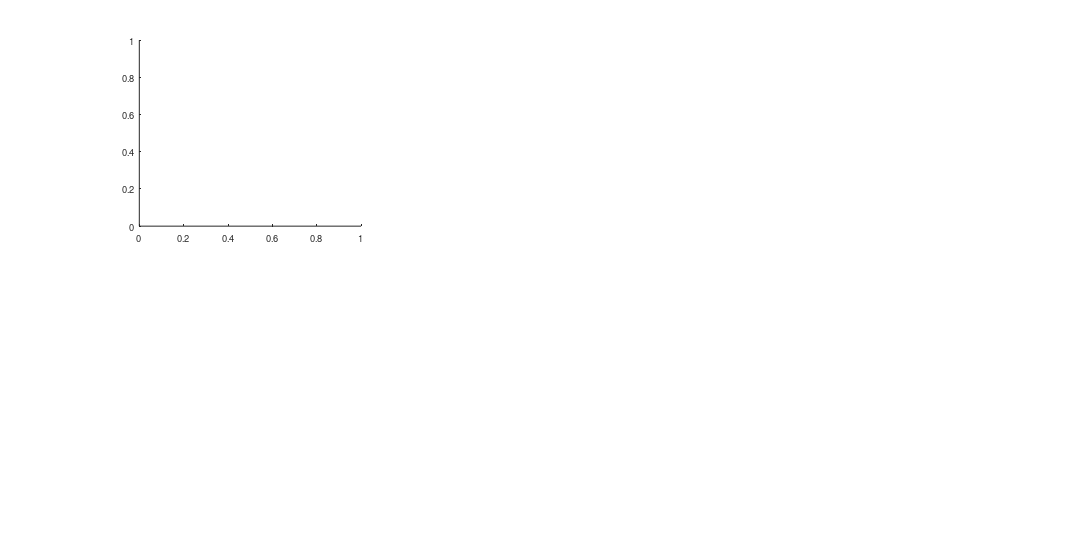

Reproduce this figure in MATLAB. (Note: this script raises an error after producing the figure.)

%% =====================================================================
%---------------SECTION VII: Static Charts-------------------------------
%=======================================================================

% range adjust

plot231xlim1=-1;
plot231xlim2=1;

plot234xlim1=-0.25;
plot234xlim2=0.25;

plot232xlim1=-0.15;
plot232xlim2=0.15;

plot235xlim1=-0.08;
plot235xlim2=0.08;
plot235ylim1=-0.08;
plot235ylim2=0.08;

plot233ylim1=-0.2;
plot233ylim2=0.6;

plot236ylim1=-0.2;
plot236ylim2=0.3;

close all;                                                                                          % Close previous figure windows

StaticFigure=figure('name','Static Equal Volatility','PaperOrientation','landscape','PaperType','uslegal','PaperPositionMode','Auto','Color',[1 1 1]);                                                           % Create figure window

hold on;
set(gcf, 'Position', [-100 20 1600 800]);                                                      % Set figure window size

% ___________________________________________________________________________
% 1 Exposures
% %%%%%%%%%%

subplot(2,3,1);



    Bar2=barh(diag([0;SameVolCoefficients{FirstOrSecond}(2:end);0]),'stacked');

    set(gca,'yticklabel',[' ',SelectedFactorNames{FirstOrSecond},' ']);
    set(Bar2,'facecolor','b')
    set(Bar2(1),'facecolor','r')
    set(Bar2(end),'facecolor','k')
    title({'Static Factor Exposures';[datestr(Dates(Periods{FirstOrSecond}(1)),'mmm yy'),' to ',datestr(Dates(Periods{FirstOrSecond}(end)),'mmm yy')]})
    xlabel('Factor Loading')
% range adjust
xlim([plot231xlim1,plot231xlim2]);

% ___________________________________________________________________________

% 2 Contribution to returns
% ########################

    subplot(2,3,4);
    
   

    Bar2=barh(diag([ArithSameVolFactorContributionsWithActualAlpha{FirstOrSecond},mean(TargetFund(Periods{FirstOrSecond}))*12]),'stacked');    % Plot arithmetic factor contribution to returns

    set(gca,'yticklabel',['Alpha',SelectedFactorNames{FirstOrSecond},'Total']);                                        % Format chart
    set(Bar2,'facecolor','b')
    set(Bar2(1),'facecolor','r')
    set(Bar2(end),'facecolor','k')
    title({'Arithmetic Factor Contribution to Returns'; [datestr(Dates(Periods{FirstOrSecond}(1)),'mmm yy'),' to ',datestr(Dates(Periods{FirstOrSecond}(end)),'mmm yy')]})
    xlabel('Factor Monthly Return * Factor Loading * 12')
% range adjust
xlim([plot234xlim1,plot234xlim2]);

% ___________________________________________________________________________
% 3 R2 vs alpha
% ########################
subplot(2,3,2);
hold on;
scatter(VolAdjAlphaDist{1}*12,R2Dist{1},'.b');
scatter(ArithSameVolFactorContributionsWithActualAlpha{1}(1),FirstCorr(2,1).^2,'ob');
title('Distribution of Alpha and R-Squared')
xlabel('Alpha')
ylabel('R-squared')
Legend4=legend('Trials','Best Fit');
set(Legend4,'Location','west')
set(Legend4,'color','none');


ylim([0,1])
xlim([plot232xlim1,plot232xlim2]);
plot([0,0], [0,1],'-r')                               % Plot zero-alpha line

text(plot232xlim1,0,'Low Correlation','VerticalAlignment','Bottom');
text(plot232xlim1,0.95,'High Correlation','VerticalAlignment','Top');
text(plot232xlim1,0.05,'Negative Alpha','VerticalAlignment','Bottom');
text(plot232xlim1,1,'Negative Alpha','VerticalAlignment','Top');

text(plot232xlim2,0,'Low Correlation', 'VerticalAlignment','Bottom','HorizontalAlignment','Right');
text(plot232xlim2,0.95,'High Correlation','VerticalAlignment','Top','HorizontalAlignment','Right');
text(plot232xlim2,0.05,'Positive Alpha', 'VerticalAlignment','Bottom','HorizontalAlignment','Right');
text(plot232xlim2,1,'Positive Alpha','VerticalAlignment','Top','HorizontalAlignment','Right');

% ___________________________________________________________________________
% 4 Scattered chart TargetFund vs FactorPortfolio, and 'Zero-Alpha
% Line'#########################################################
subplot(2,3,5);
hold on;


% Plot "break-even" line
plot([plot235xlim1,plot235xlim1+min((plot235xlim2-plot235xlim1),(plot235ylim2-plot235ylim1))],[plot235ylim1,plot235ylim1+min((plot235xlim2-plot235xlim1),(plot235ylim2-plot235ylim1))],'-r');
plot(SameVolFactorPortfolio(Periods{1}), TargetFund(Periods{1}),'.b')                                                        % Plot scattered monthly return chart

text(plot235xlim1,plot235xlim2*0.9,['Correlation: ',num2str(FullCorr(1,2),'%.4f')],...                              % Dsiplay R-square
     'VerticalAlignment','top','FontWeight','bold');
 
title('Monthly Returns Comparison')                 % Format chart
xlabel('Factor Replicator Monthly Returns')
ylabel([cell2mat(FundNames(TargetFundID)),' Monthly Returns'])
set(gca,'XLim',[plot235xlim1,plot235xlim2],'YLim',[plot235ylim1,plot235ylim2]);

Ledgend1=legend('Break-Even Line','Monthly Returns');
set(Ledgend1,'Location','SouthEast')
set(Ledgend1,'color','none');

% ___________________________________________________________________________
% 5 Cumulative return
% #################
subplot(2,3,3);
hold on;



plot(Dates,CumTargetFund,'-b');                                                                     % Plot cumulative returns
plot(Dates(Periods{1}),CumSameVolFactorPortfolio(Periods{1}),'-r');

CumRatioAtNinSample=(1+CumTargetFund(NFirstHalf))/(1+CumSameVolFactorPortfolio(NFirstHalf));
plot(Dates(Periods{2}),(1+CumSameVolFactorPortfolio(Periods{2}))*CumRatioAtNinSample-1,'-r');

plot([Dates(NFirstHalf),Dates(NFirstHalf)], [-10,10],'-k')                               % Plot NinSample Line

text(Dates(1),min([CumTargetFund;CumSameVolFactorPortfolio])-0.1,' ',...                     
     'VerticalAlignment','bottom');
text(Dates(NFirstHalf),min([CumTargetFund;CumSameVolFactorPortfolio])-0.1,' ',...     
     'VerticalAlignment','bottom');

datetick('x','yy');                                                                                 % Format chart
title('Cumulative Returns');
xlabel('Time (Year)')
ylabel('Cumulative Returns')
set(gca,'XLim',[min(Dates),max(Dates)+100]);
Ledgend2=legend([cell2mat(FundNames(TargetFundID)),' (Vol: ',...
    num2str(sqrt(12)*std(TargetFund),2),')'],...
    ['Static Factor Replicator',' (Vol: ',...
    num2str(sqrt(12)*std(SameVolFactorPortfolio),2),')']);
set(Ledgend2,'Location','NorthWest')
set(Ledgend2,'color','none');

ylim([plot233ylim1,plot233ylim2]);

% ___________________________________________________________________________
% 6 Rolling returns
% ###############
subplot(2,3,6);
hold on;



plot(Dates,RollingReturnsFund,'-b');
plot(Dates,RollingReturnsSameVolFactor,'-r');

plot([Dates(NFirstHalf),Dates(NFirstHalf)], [-10,10],'-k')                               % Plot NinSample Line

text(Dates(1),min([RollingReturnsFund;RollingReturnsSameVolFactor])-0.1,' ',...                     
     'VerticalAlignment','bottom');
text(Dates(NFirstHalf),min([RollingReturnsFund;RollingReturnsSameVolFactor])-0.1,' ',...     
     'VerticalAlignment','bottom');

ylim([min([RollingReturnsFund;RollingReturnsSameVolFactor])-0.1,max([RollingReturnsFund;RollingReturnsSameVolFactor])+0.1]);


datetick('x','yy');
title('12-Month Rolling Returns')
xlabel('Time (Year)')
ylabel('12-Month Rolling Returns')
set(gca,'XLim',[min(Dates),max(Dates)+100]);
Ledgend3=legend(cell2mat(FundNames(TargetFundID)),'Static Factor Replicator');
set(Ledgend3,'Location','NorthWest')
set(Ledgend3,'color','none');

ylim([plot236ylim1,plot236ylim2]);



%% =====================================================================
%---------------SECTION VIII: Static Charts Page2-----------------------
%=======================================================================

%% =====================================================================
%---------------SECTION IX: PRINT---------------------------------------
%=======================================================================
print(StaticFigure,'-dpdf',[cell2mat(FundNames(TargetFundID)),'-Static']);
